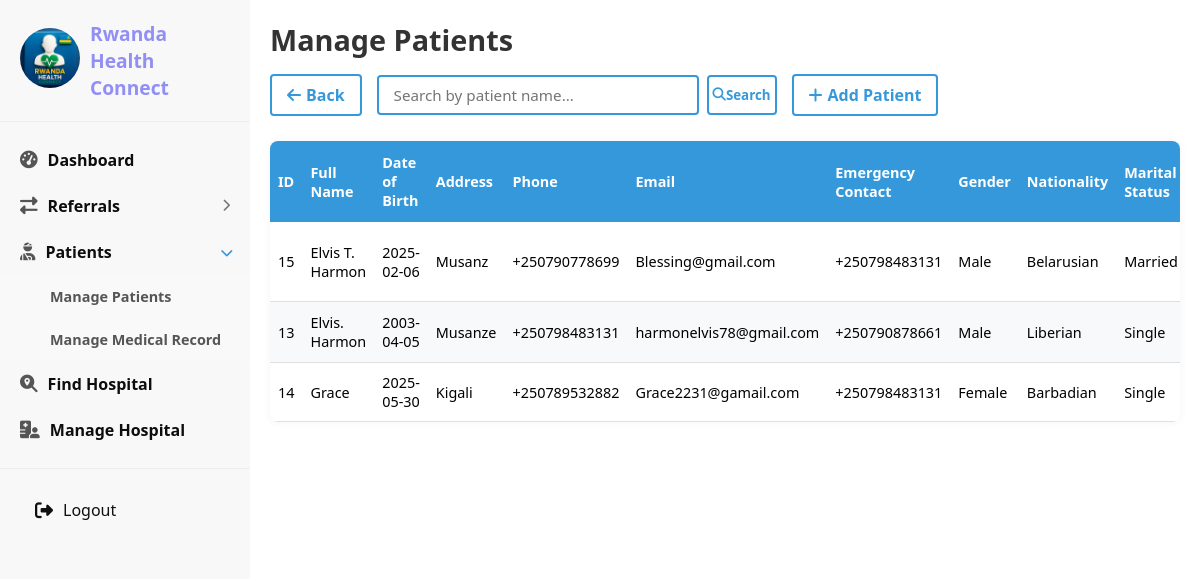
The app's page /patients/manage_patients/ with its own data.
### patients/models.py (models this page shows, shortened)
class Patient(models.Model):
    full_name = models.CharField(max_length=255)
    date_of_birth = models.DateField()
    current_address = models.CharField(max_length=255)
    phone_number = models.CharField(
        max_length=15,
        unique=True,
        validators=[
            RegexValidator(
                r'^\+2507[89]\d{7}$',
                message="Phone number must be a Rwandan number starting with '+25078' or '+25079' followed by 7 digits (e.g., +250781234567)."
            )
        ]
    )
    email = models.EmailField(
        unique=True,
        validators=[EmailValidator(message="Enter a valid email address.")],
        default='no-email@example.com' # Added default value
    )
    emergency_contact_number = models.CharField(
        max_length=15,
        validators=[
            RegexValidator(
                r'^\+2507[89]\d{7}$',
                message="Emergency contact number must be a Rwandan number starting with '+25078' or '+25079' followed by 7 digits (e.g., +250781234567)."
            )
        ],
    )
    gender = models.CharField(max_length=10, choices=[('Male', 'Male'), ('Female', 'Female'), ('Other', 'Other')])
    nationality = models.CharField(max_length=50)
    marital_status = models.CharField(max_length=20, choices=[('Single', 'Single'), ('Married', 'Married'), ('Divorced', 'Divorced'), ('Widowed', 'Widowed')])
    occupation = models.CharField(max_length=100, default='N/A') # Added default value
    current_status = models.CharField(max_length=20, choices=[('Admitted', 'Admitted'), ('Discharged', 'Discharged'), ('In-transit', 'In-transit'), ('Outpatient', 'Outpatient')])
    current_hospital = models.ForeignKey(
        Facility,
        on_delete=models.SET_NULL,
        null=True,
        blank=True
    )
    blood_group = models.CharField(max_length=3, choices=[('A+', 'A+'), ('A-', 'A-'), ('B+', 'B+'), ('B-', 'B-'), ('AB+', 'AB+'), ('AB-', 'AB-'), ('O+', 'O+'), ('O-', 'O-')])
    genotype = models.CharField(max_length=2, choices=[('AA', 'AA'), ('AS', 'AS'), ('SS', 'SS'), ('AC', 'AC')])
    image = CloudinaryField(
        'image',
        default='https://res.cloudinary.com/YOUR_CLOUD_NAME/image/upload/v1/placeholder_image.png' # Added default value
    )
    cloudinary_url = models.URLField(blank=True, null=True)

### patients/views.py (the view)
# urls.py: path('manage_patients/', views.manage_patients, name='manage_patients'),
def manage_patients(request):
    patients = Patient.objects.all().order_by('full_name')
    approved_hospitals = Facility.objects.filter(is_approved='Approved')
    context = {
        'patients': patients,
        'approved_hospitals': approved_hospitals,
    }
    return render(request, 'patients/manage_patients.html', context)

### accounts/models.py (called while the page is built)
    def __str__(self):
        return self.name

### templates/patients/manage_patients.html (shortened to what this page needs)
<!DOCTYPE html>
<html lang="en">
<head>
    {% load static %}
    <link rel="stylesheet" href="{% static 'css/styles.css' %}">
    <link rel="stylesheet" href="https://cdnjs.cloudflare.com/ajax/libs/font-awesome/6.4.0/css/all.min.css">
</head>
<body>
    <div class="container">
        <div class="sidebar">
            <div class="logo">
    <a href="{% url 'home' %}">
        <img src="{% static 'images/logo.jpg' %}" alt="Logo" style="width: 60px; height: 60px; margin-right: 10px; border-radius: 50%;">
    </a>
    <span>Rwanda Health Connect</span>
</div>
            <ul class="nav-links">
                <li>
                    <a href="{% url 'home' %}">
                        <i class="fas fa-tachometer-alt"></i>
                        <span class="link-name">Dashboard</span>
                    </a>
                </li>
                <li class="submenu">
                    <a href="#">
                        <i class="fas fa-exchange-alt"></i>
                        <span class="link-name">Referrals</span>
                        <i class="fas fa-chevron-right dropdown"></i>
                    </a>
                </li>
                <li class="submenu active">
                    <a href="#">
                        <i class="fas fa-user-injured"></i>
                        <span class="link-name">Patients</span>
                        <i class="fas fa-chevron-right dropdown"></i>
                    </a>
                    <ul class="sub-menu">
                        <li><a href="{% url 'patients:manage_patients' %}">Manage Patients</a></li>
                        <li><a href="{% url 'patients:medical_records'%}">Manage Medical Record</a></li>
                    </ul>
                </li>
                <li>
                    <a href="{% url 'find_hospital' %}" class="active">
                        <i class="fas fa-search-location"></i>
                        <span class="link-name">Find Hospital</span>
                    </a>
                </li>
                <li>
                    <a href="{% url 'manage_hospital_home' %}">
                        <i class="fas fa-hospital-user"></i>
                        <span class="link-name">Manage Hospital</span>
                    </a>
                </li>
            </ul>
            <div class="logout-container">
                <a href="{% url 'accounts:logout' %}" class="logout-btn">
                    <i class="fas fa-sign-out-alt"></i>
                    <span>Logout</span>
                </a>
            </div>
        </div>
<div class="main-content">
    <div class="page-header">
    <h1>Manage Patients</h1>
    <div class="header-actions">
        <a href="{% url 'home' %}" class="back-btn">
            <i class="fas fa-arrow-left"></i> Back
        </a>
        <div class="search-bar">
            <input type="text" id="patientSearch" placeholder="Search by patient name..." class="search-input">
            <button type="button" class="search-btn" onclick="searchPatients()">
                <i class="fas fa-search"></i> Search
            </button>
        </div>
        <a href="{% url 'patients:add_patient' %}" class="add-btn">
            <i class="fas fa-plus"></i> Add Patient
        </a>
    </div>
</div>
    <div class="table-container">
        <table class="patient-table">
            <thead>
                <tr>
                    <th>ID</th>
                    <th>Full Name</th>
                    <th>Date of Birth</th>
                    <th>Address</th>
                    <th>Phone</th>
                    <th>Email</th>
                    <th>Emergency Contact</th>
                    <th>Gender</th>
                    <th>Nationality</th>
                    <th>Marital Status</th>
                </tr>
            </thead>
            <tbody>
                {% if patients %}
                    {% for patient in patients %}
                        <tr data-id="{{ patient.id }}">
                            <td>{{ patient.id }}</td>
                            <td>{{ patient.full_name }}</td>
                            <td>{{ patient.date_of_birth|date:"Y-m-d" }}</td>
                            <td>{{ patient.current_address }}</td>
                            <td>{{ patient.phone_number }}</td>
                            <td>{{ patient.email|default:"N/A" }}</td>
                            <td>{{ patient.emergency_contact_number }}</td>
                            <td>{{ patient.gender }}</td>
                            <td>{{ patient.nationality }}</td>
                            <td>{{ patient.marital_status }}</td>
                        </tr>
                    {% endfor %}
                {% else %}
                    <tr>
                        <td colspan="17" style="text-align: center;">No patient records found.</td>
                    </tr>
                {% endif %}
            </tbody>
        </table>
    </div>
</div>
</body>
</html>

### static/css/styles.css (style rules this page uses)
* { margin: 0; padding: 0; box-sizing: border-box; font-family: 'Segoe UI', Tahoma, Geneva, Verdana, sans-serif; }
body { background: #eeeaea; }
.container { display: flex; min-height: 100vh; }
.sidebar { width: 250px; background: rgb(248, 248, 248); box-shadow: 2px 0 5px rgba(251, 238, 238, 0.1); transition: all 0.3s; }
.logo { display: flex; align-items: center; padding: 20px; font-size: 1.2rem; font-weight: bold; color: #918ff4; border-bottom: 1px solid #eee; }
.nav-links { list-style: none; padding: 15px 0; }
.nav-links li { position: relative; }
.nav-links li a { display: flex; align-items: center; padding: 12px 20px; color: #0e0d0d; text-decoration: none; transition: all 0.3s; font-weight: bold; }
.nav-links li a i:first-child { margin-right: 10px; font-size: 1.1rem; color: #555; }
.nav-links li a .dropdown { margin-left: auto; font-size: 0.8rem; color: #777; transition: transform 0.3s; }
.logout-container { margin-top: auto; padding: 20px; border-top: 1px solid #eee; }
.logout-btn { display: flex; align-items: center; gap: 10px; color: #100e0e; text-decoration: none; font-weight: 500; padding: 10px 15px; border-radius: 5px; transition: all 0.3s ease; }
.logout-btn i { font-size: 18px; }
.nav-links li.active .dropdown { transform: rotate(90deg); color: #3498db; }
.sub-menu { list-style: none; background: #f9f9f9; max-height: 0; overflow: hidden; transition: max-height 0.3s ease-out; }
.nav-links li.active .sub-menu { max-height: 200px; }
.sub-menu li a { padding-left: 50px !important; font-size: 0.9rem; color: #555 !important; }
.main-content { flex: 1; padding: 20px; background: #fff; }

### templates/patients/manage_patients.html (style rules this page uses)
.main-content { padding: 20px; background: #fff; overflow-x: auto; }
.page-header { display: flex; flex-direction: column; margin-bottom: 25px; gap: 15px; }
.page-header h1 { color: #333; margin: 0; font-size: 1.8rem; }
.header-actions { display: flex; gap: 15px; align-items: center; flex-wrap: wrap; }
.back-btn, .add-btn { border: 2px solid #3498db; padding: 8px 15px; border-radius: 4px; text-decoration: none; color: #3498db; font-weight: bold; display: inline-flex; align-items: center; gap: 5px; transition: all 0.3s; white-space: nowrap; }
.search-bar { display: flex; gap: 8px; align-items: center; flex-grow: 1; max-width: 400px; }
.search-input { padding: 8px 15px; border: 2px solid #3498db; border-radius: 4px; font-size: 0.95rem; flex-grow: 1; min-width: 150px; }
.search-btn, .clear-search-btn { border: 2px solid #3498db; padding: 8px 12px; border-radius: 4px; background-color: transparent; color: #3498db; font-weight: bold; cursor: pointer; display: flex; align-items: center; justify-content: center; transition: all 0.3s; width: 70px; height: 40px; }
.table-container { width: 100%; overflow-x: auto; box-shadow: 0 0 10px rgba(0, 0, 0, 0.05); border-radius: 8px; background: white; margin-bottom: 20px; }
.patient-table { width: 100%; border-collapse: collapse; font-size: 0.9rem; min-width: 1500px; }
.patient-table th { background-color: #3498db; color: white; padding: 12px 8px; text-align: left; font-weight: 600; position: sticky; top: 0; z-index: 1; }
.patient-table td { padding: 10px 8px; border-bottom: 1px solid #e0e0e0; vertical-align: middle; }
.patient-table tr:nth-child(even) { background-color: #f8f9fa; }

### records on screen
Patient: id "15", full_name "Elvis T. Harmon", date_of_birth "2025-02-06", current_address "Musanz", phone_number "+250790778699", email "Blessing@gmail.com", emergency_contact_number "+250798483131", gender "Male", nationality "Belarusian", marital_status "Married"
Patient: id "13", full_name "Elvis. Harmon", date_of_birth "2003-04-05", current_address "Musanze", phone_number "+250798483131", email "harmonelvis78@gmail.com", emergency_contact_number "+250790878661", gender "Male", nationality "Liberian", marital_status "Single"
Patient: id "14", full_name "Grace", date_of_birth "2025-05-30", current_address "Kigali", phone_number "+250789532882", email "Grace2231@gamail.com", emergency_contact_number "+250798483131", gender "Female", nationality "Barbadian", marital_status "Single"
